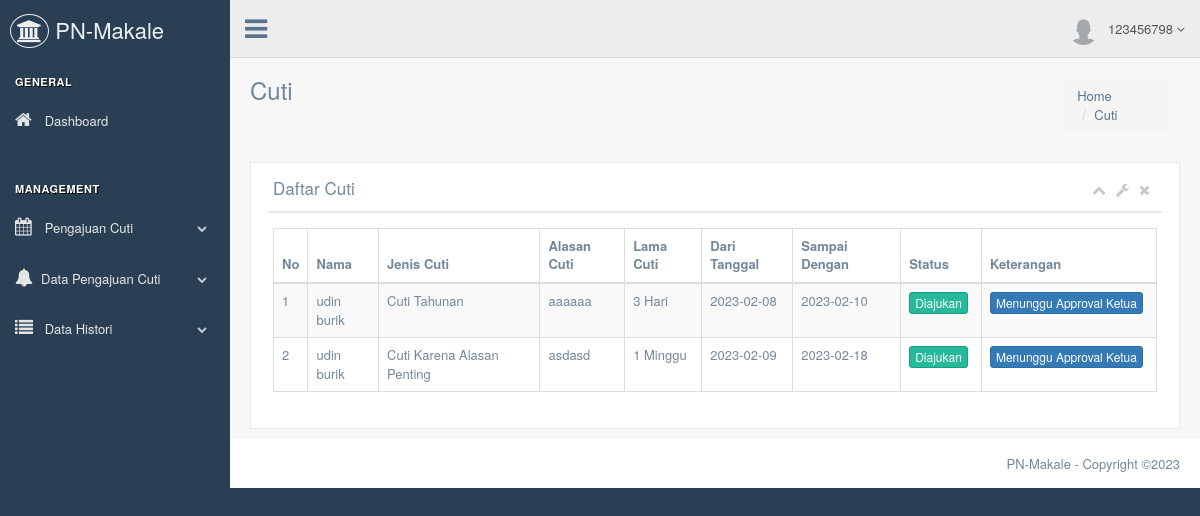
The page /user/index.php?page=daftar_cuti (signed in) on the database its author committed.
### tables this page shows
CREATE TABLE `cuti_pegawai` (
  `id_cutipegawai` int(25) NOT NULL,
  `id_pegawai` int(25) NOT NULL,
  `jenis_cuti` varchar(225) NOT NULL,
  `alasan_cuti` varchar(225) NOT NULL,
  `lama_cuti` varchar(225) NOT NULL,
  `ket_lama_cuti` varchar(225) NOT NULL,
  `dari_tanggal` varchar(225) NOT NULL,
  `sampai_dengan` varchar(225) NOT NULL,
  `panmud_kasubag` varchar(225) DEFAULT NULL,
  `panitera_sekretaris` varchar(225) DEFAULT NULL,
  `ketua` varchar(225) DEFAULT NULL,
  `app_panmud_kasubag` int(25) NOT NULL,
  `app_panitera_sekretaris` int(25) NOT NULL,
  `app_ketua` int(25) NOT NULL,
  `status_cuti` varchar(225) NOT NULL,
  `ket_status_cuti` varchar(225) NOT NULL
);

CREATE TABLE `pegawai` (
  `id_pegawai` int(25) NOT NULL,
  `nama_pegawai` varchar(225) NOT NULL,
  `nip` varchar(225) NOT NULL,
  `id_jabatan` int(25) NOT NULL,
  `id_golongan` int(25) NOT NULL,
  `unit_kerja` varchar(225) NOT NULL
);

### user/daftar_cuti.php (the view, shortened to what this page needs)
<div class="page-title">
  <div class="title_left">
    <h3>Cuti</h3>
  </div>
  <div class="title_right">
    <div class="col-md-3 col-sm-3 col-xs-12 pull-right">
        <ol class="breadcrumb float-sm-right">
          <li class="breadcrumb-item"><a href="#">Home</a></li>
          <li class="breadcrumb-item"><a href="#">Cuti</a></li>
        </ol>
    </div>
  </div>
</div>
<div class="clearfix"></div>
<div class="row">
  <div class="col-md-12 col-sm-12 col-xs-12">
    <div class="x_panel">
      <div class="x_title">
        <h2>Daftar Cuti <small>Daftar cuti pegawai pengadilan Negeri Makale</small></h2>
        <ul class="nav navbar-right panel_toolbox">
          <li><a class="collapse-link"><i class="fa fa-chevron-up"></i></a>
          </li>
          <li class="dropdown">
            <a href="#" class="dropdown-toggle" data-toggle="dropdown" role="button" aria-expanded="false"><i class="fa fa-wrench"></i></a>
          </li>
          <li><a class="close-link"><i class="fa fa-close"></i></a>
          </li>
        </ul>
        <div class="clearfix"></div>
      </div>
      <div class="x_content">
        <table id="datatable" class="table table-striped table-bordered">
          <thead>
            <tr>
              <tr>
                <th>No</th>
                <th>Nama</th>
                <th>Jenis Cuti</th>
                <th>Alasan Cuti</th>
                <th>Lama Cuti</th>
                <th>Dari Tanggal</th>
                <th>Sampai Dengan</th>
                <th>Status</th>
                <th>Keterangan</th>
              </tr>
            </tr>
          </thead>
          <tbody>
            <?php
              include '../database/koneksi.php';
              $query = mysqli_query($koneksi,"SELECT * FROM cuti_pegawai cuti, pegawai pg WHERE cuti.id_pegawai = pg.id_pegawai and nip='$nip'");
              $i = 1;
              while ($row = mysqli_fetch_array($query)) {
             ?>
             <tr>
               <td><?php echo $i ?></td>
               <td><?php echo $row['nama_pegawai'] ?></td>
               <td><?php echo $row['jenis_cuti'] ?></td>
               <td><?php echo $row['alasan_cuti'] ?></td>
               <td><?php echo $row['lama_cuti'];?> <?php echo $row['ket_lama_cuti'];  ?></td>
               <td><?php echo $row['dari_tanggal']; ?></td>
               <td><?php echo $row['sampai_dengan']; ?></td>
               <td class="text-center">
                <a href="#" class="btn <?php if ($row['status_cuti'] == 'Diajukan' || $row['status_cuti'] == 'Disetujui') {
                  ?>
                  btn-success
                  <?php
                } else {
                  ?>
                  btn-danger
                  <?php
                }
                 ?> btn-xs "> <?php echo $row['status_cuti']; ?></a>
               </td>
               <td class="text-center">
                 <a href="#" class="btn btn-primary btn-xs "> <?php echo $row['ket_status_cuti']; ?></a>
               </td>
             </tr>
             <?php
             $i++;
           }
              ?>
          </tbody>
        </table>
      </div>
    </div>
  </div>
</div>

### rows shown on the page
cuti_pegawai: id_pegawai.nama_pegawai "udin burik", jenis_cuti "Cuti Tahunan", alasan_cuti "aaaaaa", lama_cuti "3", ket_lama_cuti "Hari", dari_tanggal "2023-02-08", sampai_dengan "2023-02-10", status_cuti "Diajukan", ket_status_cuti "Menunggu Approval Ketua"
cuti_pegawai: id_pegawai.nama_pegawai "udin burik", jenis_cuti "Cuti Karena Alasan Penting", alasan_cuti "asdasd", lama_cuti "1", ket_lama_cuti "Minggu", dari_tanggal "2023-02-09", sampai_dengan "2023-02-18", status_cuti "Diajukan", ket_status_cuti "Menunggu Approval Ketua"

### other values the page prints
$nip "123456798"
